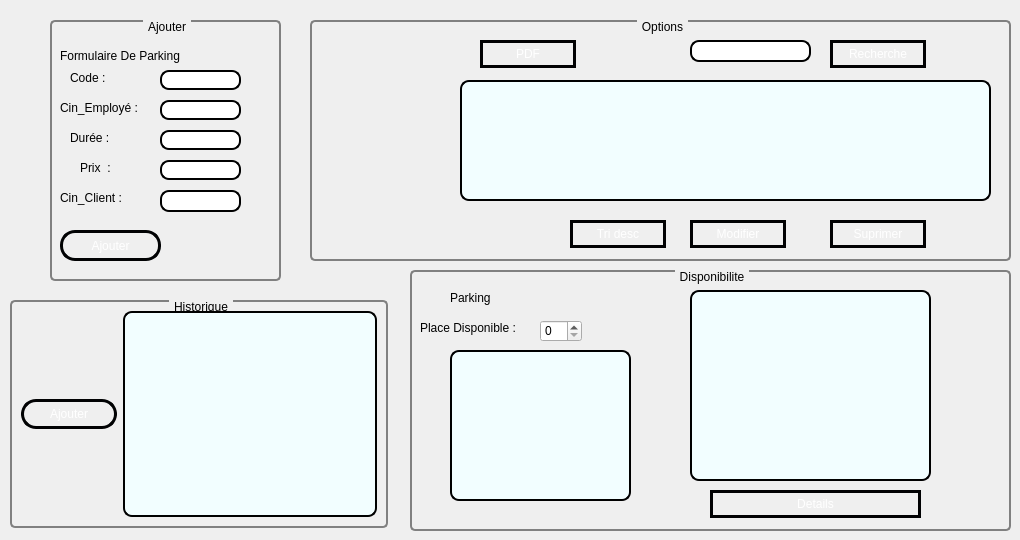
        <widget class="QWidget" name="gestion_parking">
         <attribute name="title">
          <string>gestion parking</string>
         </attribute>
         <widget class="QGroupBox" name="groupBox_18">
          <property name="geometry">
           <rect>
            <x>50</x>
            <y>20</y>
            <width>231</width>
            <height>261</height>
           </rect>
          </property>
          <property name="styleSheet">
           <string notr="true">
  QGroupBox {
      background-color: qlineargradient(x1: 0, y1: 0, x2: 0, y2: 1,
                                        stop: 0 #E0E0EE, stop: 1 #ebfdff);
      border: 2px solid gray;
      border-radius: 5px;
      margin-top: 1ex; /* leave space at the top for the title */
  }

  QGroupBox::title {
      subcontrol-origin: margin;
      subcontrol-position: top center; /* position at the top center */
      padding: 0 3px;
      background-color: qlineargradient(x1: 0, y1: 0, x2: 0, y2: 1,
                                        stop: 0 #ebfdff, stop: 1 #ebfdff);
  }
</string>
          </property>
          <property name="title">
           <string>Ajouter</string>
          </property>
          <widget class="QLabel" name="label_29">
           <property name="geometry">
            <rect>
             <x>10</x>
             <y>20</y>
             <width>181</width>
             <height>31</height>
            </rect>
           </property>
           <property name="styleSheet">
            <string notr="true">QLabel{
Font-size: 15px;
color: Black

};

</string>
           </property>
           <property name="text">
            <string>Formulaire De Parking</string>
           </property>
          </widget>
          <widget class="QLabel" name="Email">
           <property name="geometry">
            <rect>
             <x>20</x>
             <y>50</y>
             <width>81</width>
             <height>16</height>
            </rect>
           </property>
           <property name="styleSheet">
            <string notr="true">QLabel{
Font-size: 15px;
color: Black

};

</string>
           </property>
           <property name="text">
            <string>Code :</string>
           </property>
          </widget>
          <widget class="QLineEdit" name="codelin">
           <property name="geometry">
            <rect>
             <x>110</x>
             <y>50</y>
             <width>81</width>
             <height>20</height>
            </rect>
           </property>
           <property name="styleSheet">
            <string notr="true">QLineEdit
{
border-radius:9px;
border: 2px solid #000000;
background: qradialgradient(cx: 0.3, cy: -0.4,
fx: 0.0, fy: -0.0,
radius: 1.89, stop: 0 #ffffff, stop: 1 #999);
}</string>
           </property>
          </widget>
          <widget class="QLineEdit" name="cin_emp_park">
           <property name="geometry">
            <rect>
             <x>110</x>
             <y>80</y>
             <width>81</width>
             <height>20</height>
            </rect>
           </property>
           <property name="styleSheet">
            <string notr="true">QLineEdit
{
border-radius:9px;
border: 2px solid #000000;
background: qradialgradient(cx: 0.3, cy: -0.4,
fx: 0.0, fy: -0.0,
radius: 1.89, stop: 0 #ffffff, stop: 1 #999);
}</string>
           </property>
          </widget>
          <widget class="QLabel" name="Email_">
           <property name="geometry">
            <rect>
             <x>20</x>
             <y>110</y>
             <width>81</width>
             <height>16</height>
            </rect>
           </property>
           <property name="styleSheet">
            <string notr="true">QLabel{
Font-size: 15px;
color: Black

};

</string>
           </property>
           <property name="text">
            <string>Durée :</string>
           </property>
          </widget>
          <widget class="QLineEdit" name="nbh">
           <property name="geometry">
            <rect>
             <x>110</x>
             <y>110</y>
             <width>81</width>
             <height>20</height>
            </rect>
           </property>
           <property name="styleSheet">
            <string notr="true">QLineEdit
{
border-radius:9px;
border: 2px solid #000000;
background: qradialgradient(cx: 0.3, cy: -0.4,
fx: 0.0, fy: -0.0,
radius: 1.89, stop: 0 #ffffff, stop: 1 #999);
}</string>
           </property>
          </widget>
          <widget class="QLineEdit" name="prix_park">
           <property name="geometry">
            <rect>
             <x>110</x>
             <y>140</y>
             <width>81</width>
             <height>20</height>
            </rect>
           </property>
           <property name="styleSheet">
            <string notr="true">QLineEdit
{
border-radius:9px;
border: 2px solid #000000;
background: qradialgradient(cx: 0.3, cy: -0.4,
fx: 0.0, fy: -0.0,
radius: 1.89, stop: 0 #ffffff, stop: 1 #999);
}</string>
           </property>
          </widget>
          <widget class="QLabel" name="label_30">
           <property name="geometry">
            <rect>
             <x>30</x>
             <y>140</y>
             <width>56</width>
             <height>16</height>
            </rect>
           </property>
           <property name="text">
            <string>Prix  :</string>
           </property>
          </widget>
          <widget class="QLabel" name="label_31">
           <property name="geometry">
            <rect>
             <x>10</x>
             <y>170</y>
             <width>91</width>
             <height>16</height>
            </rect>
           </property>
           <property name="text">
            <string>Cin_Client :</string>
           </property>
          </widget>
          <widget class="QLineEdit" name="cin_cl">
           <property name="geometry">
            <rect>
             <x>110</x>
             <y>170</y>
             <width>81</width>
             <height>22</height>
            </rect>
           </property>
           <property name="styleSheet">
            <string notr="true">QLineEdit
{
border-radius:9px;
border: 2px solid #000000;
background: qradialgradient(cx: 0.3, cy: -0.4,
fx: 0.0, fy: -0.0,
radius: 1.89, stop: 0 #ffffff, stop: 1 #999);
}</string>
           </property>
          </widget>
          <widget class="QPushButton" name="pbconfirme_park">
           <property name="geometry">
            <rect>
             <x>10</x>
             <y>210</y>
             <width>101</width>
             <height>31</height>
            </rect>
           </property>
           <property name="styleSheet">
            <string notr="true">QPushButton {
color: #ffffff;
border: 3px solid #010203;
font: 8pt &quot;MS Reference Sans Serif&quot;;
border-radius: 15px;
padding: 5px;
background: qradialgradient(cx: 0.3, cy: -0.4,
fx: 0.3, fy: -0.4,
radius: 3, stop: 0 #010203, stop: 1 #c4c9c7);
min-width: 80px;
}

QPushButton:hover {
background: qradialgradient(cx: 0.3, cy: -0.4,
fx: 0.3, fy: -0.4,
radius: 3, stop: 0 #010203, stop: 1 #010203);
}

 QPushButton:pressed {
background: qradialgradient(cx: 0.4, cy: -0.1,
fx: 0.4, fy: -0.1,
radius: 3, stop: 0 #c4c9c7, stop: 1 #c4c9c7);
}</string>
           </property>
           <property name="text">
            <string>Ajouter</string>
           </property>
          </widget>
          <widget class="QLabel" name="label_27">
           <property name="geometry">
            <rect>
             <x>10</x>
             <y>80</y>
             <width>91</width>
             <height>16</height>
            </rect>
           </property>
           <property name="styleSheet">
            <string notr="true">QLabel{
Font-size: 15px;
color: Black

};

</string>
           </property>
           <property name="text">
            <string>Cin_Employé : </string>
           </property>
          </widget>
         </widget>
         <widget class="QGroupBox" name="groupBox_19">
          <property name="geometry">
           <rect>
            <x>310</x>
            <y>20</y>
            <width>701</width>
            <height>241</height>
           </rect>
          </property>
          <property name="styleSheet">
           <string notr="true">
  QGroupBox {
      background-color: qlineargradient(x1: 0, y1: 0, x2: 0, y2: 1,
                                        stop: 0 #E0E0EE, stop: 1 #ebfdff);
      border: 2px solid gray;
      border-radius: 5px;
      margin-top: 1ex; /* leave space at the top for the title */
  }

  QGroupBox::title {
      subcontrol-origin: margin;
      subcontrol-position: top center; /* position at the top center */
      padding: 0 3px;
      background-color: qlineargradient(x1: 0, y1: 0, x2: 0, y2: 1,
                                        stop: 0 #ebfdff, stop: 1 #ebfdff);
  }
</string>
          </property>
          <property name="title">
           <string>Options</string>
          </property>
          <widget class="QTableView" name="tableView_park">
           <property name="geometry">
            <rect>
             <x>150</x>
             <y>60</y>
             <width>531</width>
             <height>121</height>
            </rect>
           </property>
           <property name="styleSheet">
            <string notr="true">QTableView
{
border-radius:9px;
border: 2px solid #000000;
background: qradialgradient(cx: 0.3, cy: -0.4,
fx: 0.0, fy: -0.0,
radius: 1.89, stop: 0 #ffffff, stop: 1 #999);
background-color: rgb(242, 254, 255);

}</string>
           </property>
          </widget>
          <widget class="QPushButton" name="pushButton_tri_park">
           <property name="geometry">
            <rect>
             <x>260</x>
             <y>200</y>
             <width>96</width>
             <height>28</height>
            </rect>
           </property>
           <property name="styleSheet">
            <string notr="true">QPushButton {
color: #ffffff;
border: 3px solid #010203;
font: 8pt &quot;MS Reference Sans Serif&quot;;
border-radius: 15px;
padding: 5px;
background: qradialgradient(cx: 0.3, cy: -0.4,
fx: 0.3, fy: -0.4,
radius: 3, stop: 0 #010203, stop: 1 #c4c9c7);
min-width: 80px;
}

QPushButton:hover {
background: qradialgradient(cx: 0.3, cy: -0.4,
fx: 0.3, fy: -0.4,
radius: 3, stop: 0 #010203, stop: 1 #010203);
}

 QPushButton:pressed {
background: qradialgradient(cx: 0.4, cy: -0.1,
fx: 0.4, fy: -0.1,
radius: 3, stop: 0 #c4c9c7, stop: 1 #c4c9c7);
}</string>
           </property>
           <property name="text">
            <string>Tri desc</string>
           </property>
          </widget>
          <widget class="QPushButton" name="pushButton_supp_parking">
           <property name="geometry">
            <rect>
             <x>520</x>
             <y>200</y>
             <width>96</width>
             <height>28</height>
            </rect>
           </property>
           <property name="styleSheet">
            <string notr="true">QPushButton {
color: #ffffff;
border: 3px solid #010203;
font: 8pt &quot;MS Reference Sans Serif&quot;;
border-radius: 15px;
padding: 5px;
background: qradialgradient(cx: 0.3, cy: -0.4,
fx: 0.3, fy: -0.4,
radius: 3, stop: 0 #010203, stop: 1 #c4c9c7);
min-width: 80px;
}

QPushButton:hover {
background: qradialgradient(cx: 0.3, cy: -0.4,
fx: 0.3, fy: -0.4,
radius: 3, stop: 0 #010203, stop: 1 #010203);
}

 QPushButton:pressed {
background: qradialgradient(cx: 0.4, cy: -0.1,
fx: 0.4, fy: -0.1,
radius: 3, stop: 0 #c4c9c7, stop: 1 #c4c9c7);
}</string>
           </property>
           <property name="text">
            <string>Suprimer</string>
           </property>
          </widget>
          <widget class="QPushButton" name="pushButton_pdf_parking">
           <property name="geometry">
            <rect>
             <x>170</x>
             <y>20</y>
             <width>96</width>
             <height>28</height>
            </rect>
           </property>
           <property name="styleSheet">
            <string notr="true">QPushButton {
color: #ffffff;
border: 3px solid #010203;
font: 8pt &quot;MS Reference Sans Serif&quot;;
border-radius: 15px;
padding: 5px;
background: qradialgradient(cx: 0.3, cy: -0.4,
fx: 0.3, fy: -0.4,
radius: 3, stop: 0 #010203, stop: 1 #c4c9c7);
min-width: 80px;
}

QPushButton:hover {
background: qradialgradient(cx: 0.3, cy: -0.4,
fx: 0.3, fy: -0.4,
radius: 3, stop: 0 #010203, stop: 1 #010203);
}

 QPushButton:pressed {
background: qradialgradient(cx: 0.4, cy: -0.1,
fx: 0.4, fy: -0.1,
radius: 3, stop: 0 #c4c9c7, stop: 1 #c4c9c7);
}</string>
           </property>
           <property name="text">
            <string>PDF</string>
           </property>
          </widget>
          <widget class="QLineEdit" name="rechercheLine_park">
           <property name="geometry">
            <rect>
             <x>380</x>
             <y>20</y>
             <width>121</width>
             <height>22</height>
            </rect>
           </property>
           <property name="styleSheet">
            <string notr="true">QLineEdit
{
border-radius:9px;
border: 2px solid #000000;
background: qradialgradient(cx: 0.3, cy: -0.4,
fx: 0.0, fy: -0.0,
radius: 1.89, stop: 0 #ffffff, stop: 1 #999);
}</string>
           </property>
          </widget>
          <widget class="QPushButton" name="recherche_park">
           <property name="geometry">
            <rect>
             <x>520</x>
             <y>20</y>
             <width>96</width>
             <height>28</height>
            </rect>
           </property>
           <property name="styleSheet">
            <string notr="true">QPushButton {
color: #ffffff;
border: 3px solid #010203;
font: 8pt &quot;MS Reference Sans Serif&quot;;
border-radius: 15px;
padding: 5px;
background: qradialgradient(cx: 0.3, cy: -0.4,
fx: 0.3, fy: -0.4,
radius: 3, stop: 0 #010203, stop: 1 #c4c9c7);
min-width: 80px;
}

QPushButton:hover {
background: qradialgradient(cx: 0.3, cy: -0.4,
fx: 0.3, fy: -0.4,
radius: 3, stop: 0 #010203, stop: 1 #010203);
}

 QPushButton:pressed {
background: qradialgradient(cx: 0.4, cy: -0.1,
fx: 0.4, fy: -0.1,
radius: 3, stop: 0 #c4c9c7, stop: 1 #c4c9c7);
}</string>
           </property>
           <property name="text">
            <string>Recherche</string>
           </property>
          </widget>
          <widget class="QPushButton" name="pushButton_modif_parking">
           <property name="geometry">
            <rect>
             <x>380</x>
             <y>200</y>
             <width>96</width>
             <height>28</height>
            </rect>
           </property>
           <property name="styleSheet">
            <string notr="true">QPushButton {
color: #ffffff;
border: 3px solid #010203;
font: 8pt &quot;MS Reference Sans Serif&quot;;
border-radius: 15px;
padding: 5px;
background: qradialgradient(cx: 0.3, cy: -0.4,
fx: 0.3, fy: -0.4,
radius: 3, stop: 0 #010203, stop: 1 #c4c9c7);
min-width: 80px;
}

QPushButton:hover {
background: qradialgradient(cx: 0.3, cy: -0.4,
fx: 0.3, fy: -0.4,
radius: 3, stop: 0 #010203, stop: 1 #010203);
}

 QPushButton:pressed {
background: qradialgradient(cx: 0.4, cy: -0.1,
fx: 0.4, fy: -0.1,
radius: 3, stop: 0 #c4c9c7, stop: 1 #c4c9c7);
}</string>
           </property>
           <property name="text">
            <string>Modifier</string>
           </property>
          </widget>
         </widget>
         <widget class="QGroupBox" name="groupBox_20">
          <property name="geometry">
           <rect>
            <x>10</x>
            <y>300</y>
            <width>378</width>
            <height>228</height>
           </rect>
          </property>
          <property name="styleSheet">
           <string notr="true">
  QGroupBox {
      background-color: qlineargradient(x1: 0, y1: 0, x2: 0, y2: 1,
                                        stop: 0 #E0E0EE, stop: 1 #ebfdff);
      border: 2px solid gray;
      border-radius: 5px;
      margin-top: 1ex; /* leave space at the top for the title */
  }

  QGroupBox::title {
      subcontrol-origin: margin;
      subcontrol-position: top center; /* position at the top center */
      padding: 0 3px;
      background-color: qlineargradient(x1: 0, y1: 0, x2: 0, y2: 1,
                                        stop: 0 #ebfdff, stop: 1 #ebfdff);
  }
</string>
          </property>
          <property name="title">
           <string>Historique</string>
          </property>
          <layout class="QHBoxLayout" name="horizontalLayout_3">
           <item>
            <widget class="QPushButton" name="pbconfirme_2_park">
             <property name="styleSheet">
              <string notr="true">QPushButton {
color: #ffffff;
border: 3px solid #010203;
font: 8pt &quot;MS Reference Sans Serif&quot;;
border-radius: 15px;
padding: 5px;
background: qradialgradient(cx: 0.3, cy: -0.4,
fx: 0.3, fy: -0.4,
radius: 3, stop: 0 #010203, stop: 1 #c4c9c7);
min-width: 80px;
}

QPushButton:hover {
background: qradialgradient(cx: 0.3, cy: -0.4,
fx: 0.3, fy: -0.4,
radius: 3, stop: 0 #010203, stop: 1 #010203);
}

 QPushButton:pressed {
background: qradialgradient(cx: 0.4, cy: -0.1,
fx: 0.4, fy: -0.1,
radius: 3, stop: 0 #c4c9c7, stop: 1 #c4c9c7);
}</string>
             </property>
             <property name="text">
              <string>Ajouter</string>
             </property>
            </widget>
           </item>
           <item>
            <widget class="QTableView" name="tabpartenaire_2">
             <property name="styleSheet">
              <string notr="true">QTableView
{
border-radius:9px;
border: 2px solid #000000;
background: qradialgradient(cx: 0.3, cy: -0.4,
fx: 0.0, fy: -0.0,
radius: 1.89, stop: 0 #ffffff, stop: 1 #999);
	background-color: rgb(242, 254, 255);
}</string>
             </property>
            </widget>
           </item>
          </layout>
         </widget>
         <widget class="QGroupBox" name="groupBox_21">
          <property name="geometry">
           <rect>
            <x>410</x>
            <y>270</y>
            <width>601</width>
            <height>261</height>
           </rect>
          </property>
          <property name="styleSheet">
           <string notr="true">
  QGroupBox {
      background-color: qlineargradient(x1: 0, y1: 0, x2: 0, y2: 1,
                                        stop: 0 #E0E0EE, stop: 1 #ebfdff);
      border: 2px solid gray;
      border-radius: 5px;
      margin-top: 1ex; /* leave space at the top for the title */
  }

  QGroupBox::title {
      subcontrol-origin: margin;
      subcontrol-position: top center; /* position at the top center */
      padding: 0 3px;
      background-color: qlineargradient(x1: 0, y1: 0, x2: 0, y2: 1,
                                        stop: 0 #ebfdff, stop: 1 #ebfdff);
  }
</string>
          </property>
          <property name="title">
           <string>Disponibilite</string>
          </property>
          <widget class="QLabel" name="label_38">
           <property name="geometry">
            <rect>
             <x>40</x>
             <y>20</y>
             <width>241</width>
             <height>16</height>
            </rect>
           </property>
           <property name="text">
            <string>Parking</string>
           </property>
          </widget>
          <widget class="QLabel" name="label_37">
           <property name="geometry">
            <rect>
             <x>10</x>
             <y>50</y>
             <width>111</width>
             <height>16</height>
            </rect>
           </property>
           <property name="text">
            <string>Place Disponible :</string>
           </property>
          </widget>
          <widget class="QSpinBox" name="Nbre_voiture_park">
           <property name="geometry">
            <rect>
             <x>130</x>
             <y>50</y>
             <width>42</width>
             <height>22</height>
            </rect>
           </property>
           <property name="minimum">
            <number>0</number>
           </property>
           <property name="maximum">
            <number>20</number>
           </property>
          </widget>
          <widget class="QTableView" name="tableView_details">
           <property name="geometry">
            <rect>
             <x>40</x>
             <y>80</y>
             <width>181</width>
             <height>151</height>
            </rect>
           </property>
           <property name="styleSheet">
            <string notr="true">QTableView
{
border-radius:9px;
border: 2px solid #000000;
background: qradialgradient(cx: 0.3, cy: -0.4,
fx: 0.0, fy: -0.0,
radius: 1.89, stop: 0 #ffffff, stop: 1 #999);
	background-color: rgb(242, 254, 255);
}</string>
           </property>
          </widget>
          <widget class="QTableView" name="tableView_details_2">
           <property name="geometry">
            <rect>
             <x>280</x>
             <y>20</y>
             <width>241</width>
             <height>191</height>
            </rect>
           </property>
           <property name="styleSheet">
            <string notr="true">QTableView
{
border-radius:9px;
border: 2px solid #000000;
background: qradialgradient(cx: 0.3, cy: -0.4,
fx: 0.0, fy: -0.0,
radius: 1.89, stop: 0 #ffffff, stop: 1 #999);
	background-color: rgb(242, 254, 255);
}</string>
           </property>
          </widget>
          <widget class="QPushButton" name="pushButton_details">
           <property name="geometry">
            <rect>
             <x>300</x>
             <y>220</y>
             <width>211</width>
             <height>28</height>
            </rect>
           </property>
           <property name="styleSheet">
            <string notr="true">QPushButton {
color: #ffffff;
border: 3px solid #010203;
font: 8pt &quot;MS Reference Sans Serif&quot;;
border-radius: 15px;
padding: 5px;
background: qradialgradient(cx: 0.3, cy: -0.4,
fx: 0.3, fy: -0.4,
radius: 3, stop: 0 #010203, stop: 1 #c4c9c7);
min-width: 80px;
}

QPushButton:hover {
background: qradialgradient(cx: 0.3, cy: -0.4,
fx: 0.3, fy: -0.4,
radius: 3, stop: 0 #010203, stop: 1 #010203);
}

 QPushButton:pressed {
background: qradialgradient(cx: 0.4, cy: -0.1,
fx: 0.4, fy: -0.1,
radius: 3, stop: 0 #c4c9c7, stop: 1 #c4c9c7);
}</string>
           </property>
           <property name="text">
            <string>Details</string>
           </property>
          </widget>
         </widget>
        </widget>
